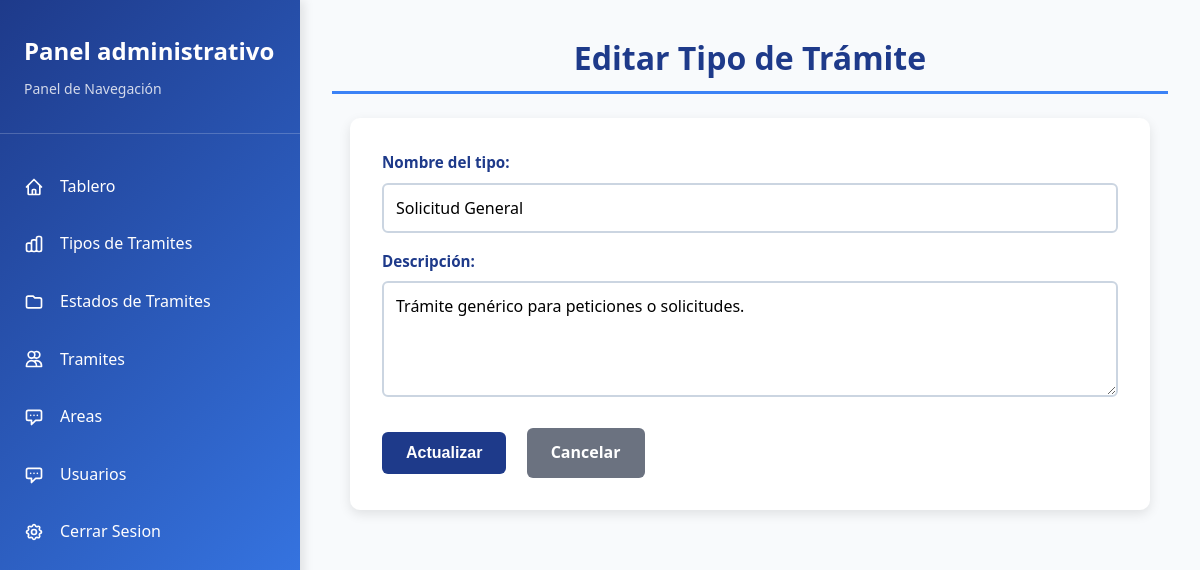
Page /views/admin/tipo/editar_tipo.php?id_tipo_tramite=1 on the committed database.
### tables this page shows
CREATE TABLE tbl_tipo_tramite (
    id_tipo_tramite INT AUTO_INCREMENT PRIMARY KEY,
    nombre VARCHAR(100) NOT NULL,
    descripcion TEXT,
    activo BOOLEAN DEFAULT TRUE
);

### views/admin/tipo/editar_tipo.php (the view, shortened to what this page needs)
<?php
require '../../../config/database/config/config_db.php';
$id = filter_var($_GET['id_tipo_tramite'] ?? 0, FILTER_VALIDATE_INT);
$stmt = $mysqli->prepare("SELECT * FROM tbl_tipo_tramite WHERE id_tipo_tramite = ?");
$stmt->bind_param("i", $id);
$stmt->execute();
$tipo = $stmt->get_result()->fetch_assoc();
?>
<!DOCTYPE html>
<html lang="es">
<head>
    <link rel="stylesheet" href="/style/tipos.css">
</head>
<body>
    <?php include '../../sidebaradministrador.php'; ?>
    <div class="contenido-principal">
        <h1>Editar Tipo de Trámite</h1>
        <form method="POST" class="formulario">
            <label for="nombre">Nombre del tipo:</label>
            <input type="text" name="nombre" id="nombre" required value="<?= htmlspecialchars($tipo['nombre']) ?>">
            <label for="descripcion">Descripción:</label>
            <textarea name="descripcion" id="descripcion" rows="4"><?= htmlspecialchars($tipo['descripcion']) ?></textarea>
            <button type="submit" class="btn-agregar">Actualizar</button>
            <a href="tipos.php" class="btn-cancelar">Cancelar</a>
        </form>
    </div>
</body>
</html>

### style/tipos.css (style rules this page uses)
:root { --color-primario: #1e3a8a; --color-secundario: #3b82f6; --color-texto: #fffefe; --color-fondo: #f8fafc; --color-borde: #cbd5e1; --color-hover: #e2e8f0; --color-error: #dc2626; --color-exito: #10b981; --font-primary: 'Segoe UI', Tahoma, Geneva, Verdana, sans-serif; }
* { margin: 0; padding: 0; box-sizing: border-box; }
body { font-family: var(--font-primary); background-color: var(--color-fondo); color: var(--color-texto); line-height: 1.6; min-height: 100vh; }
.contenido-principal { margin-left: 25%; width: 75%; min-height: 100vh; padding: 2rem; display: flex; flex-direction: column; justify-content: flex-start; align-items: center; background-color: var(--color-fondo); transition: all 0.3s ease; }
.contenido-principal > * { width: 100%; max-width: 1400px; }
.contenido-principal h1 { color: var(--color-primario); font-size: 2rem; margin-bottom: 1.5rem; padding-bottom: 0.5rem; border-bottom: 3px solid var(--color-secundario); text-align: center; }
.formulario { background: white; padding: 2rem; border-radius: 10px; box-shadow: 0 4px 12px rgba(0, 0, 0, 0.1); max-width: 800px; width: 100%; margin: 0 auto; }
.formulario label { display: block; margin-bottom: 0.5rem; margin-top: 1rem; color: var(--color-primario); font-weight: 600; font-size: 0.95rem; }
.formulario label:first-of-type { margin-top: 0; }
.formulario input[type="text"], .formulario input[type="email"], .formulario textarea, .formulario select { width: 100%; padding: 0.75rem; border: 2px solid var(--color-borde); border-radius: 6px; font-size: 1rem; font-family: var(--font-primary); transition: border-color 0.2s, box-shadow 0.2s; background-color: #ffffff; color: #000000; }
.formulario textarea { resize: vertical; min-height: 100px; }
.formulario button, .formulario .btn-cancelar { margin-top: 1.5rem; padding: 0.75rem 1.5rem; border: none; border-radius: 6px; cursor: pointer; font-size: 1rem; font-weight: 600; transition: background-color 0.2s; text-decoration: none; display: inline-block; margin-right: 1rem; }
.btn-agregar, .btn-guardar { background-color: var(--color-primario); color: var(--color-texto); }
.btn-cancelar { background-color: #6b7280; color: white; }

### style/sidebar.css (style rules this page uses)
* { margin: 0; padding: 0; box-sizing: border-box; }
body { font-family: 'Segoe UI', Tahoma, Geneva, Verdana, sans-serif; display: flex; min-height: 100vh; background: #f5f7fa; }

### style/variables.css (style rules this page uses)
:root { --color-primario: #1e3a8a; --color-secundario: #3b82f6; --color-texto: #fffefe; --color-Exito: #4caf50; --color-Aviso: #f4a261; --color-error: #e63946; --radio: 14px; --ancho-max: 1100px; --esp: 16px; }

### rows in the picture
tbl_tipo_tramite: nombre "Solicitud General", descripcion "Trámite genérico para peticiones o solicitudes."
